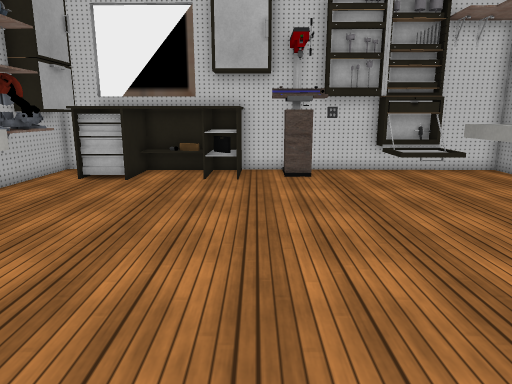
view 1 (above)

16 first-person views from a walk through a scene from a Unity 3-D project. The camera is 1.3 m above the floor, tilts 12° down and sees 70° across. The floor is counted in squares, 0.5 m on a side. Each view is taken from the middle of a square. On the plan, view 1 faces up. The plan holds only what a view shows up to about 20 squares ahead; the rest is blank. The place goes on beyond the plan. The player is left out. Some surface patterns are stand-ins.

view 2
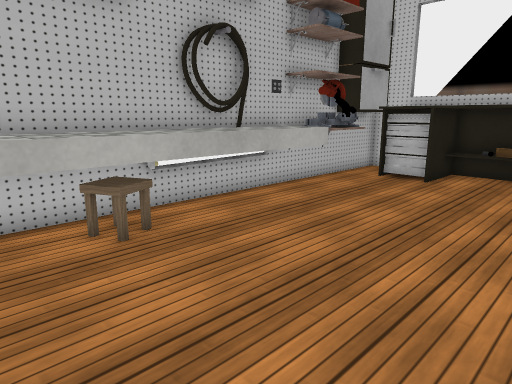

view 3
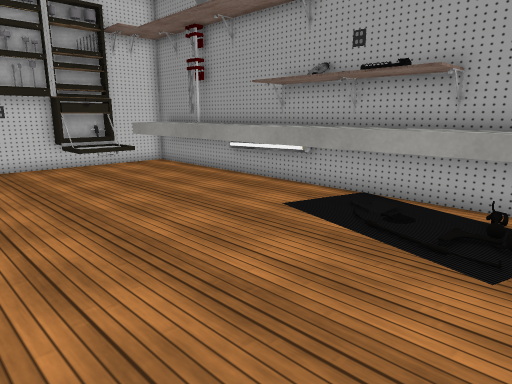

view 4
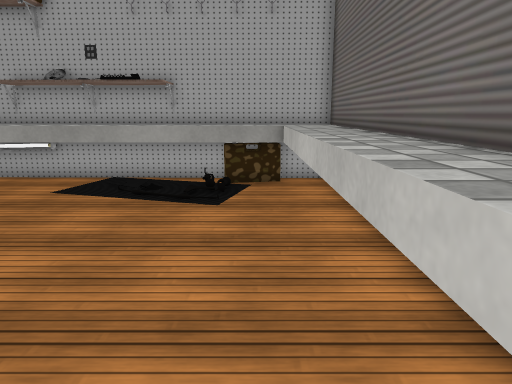

view 5
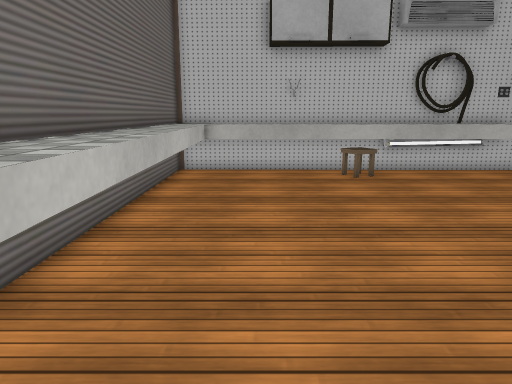

view 6
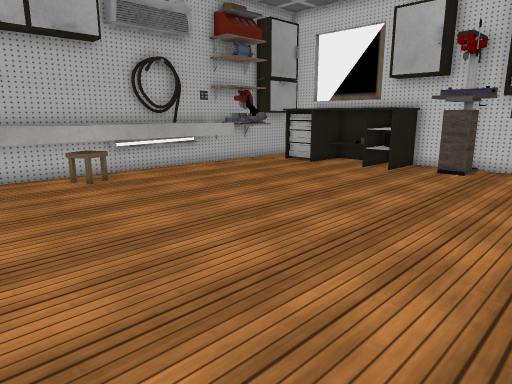

view 7
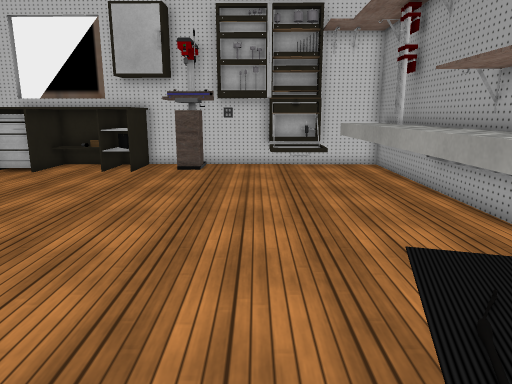

view 8
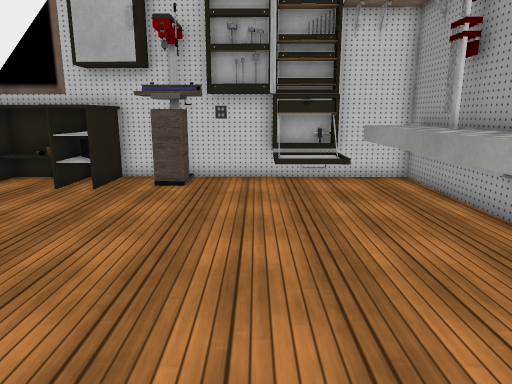

view 9
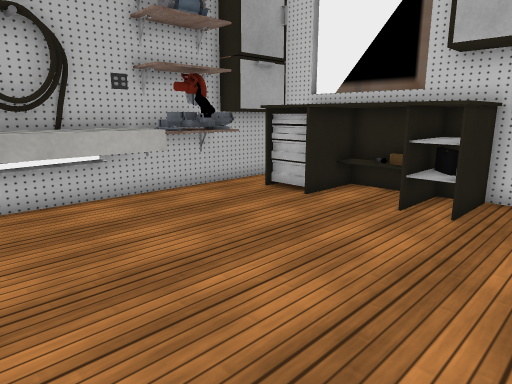

view 10
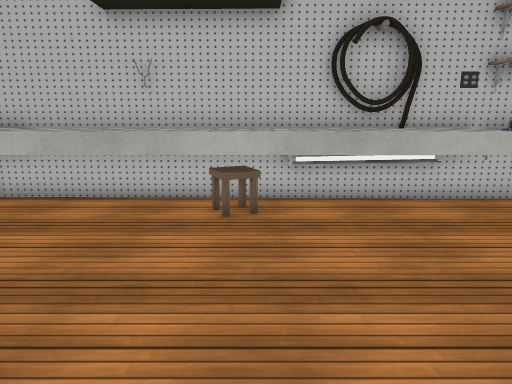

view 11
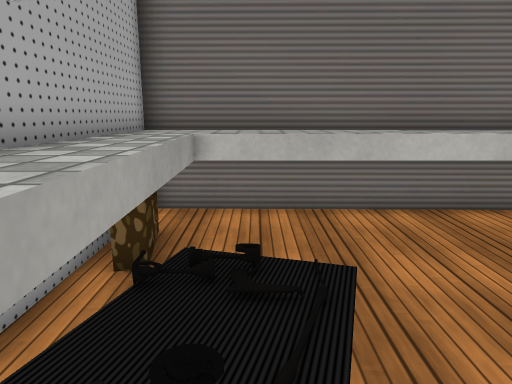

view 12
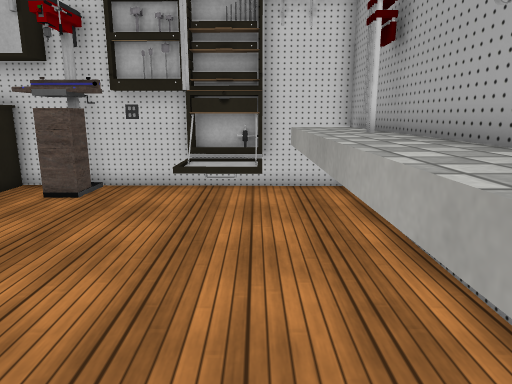

view 13
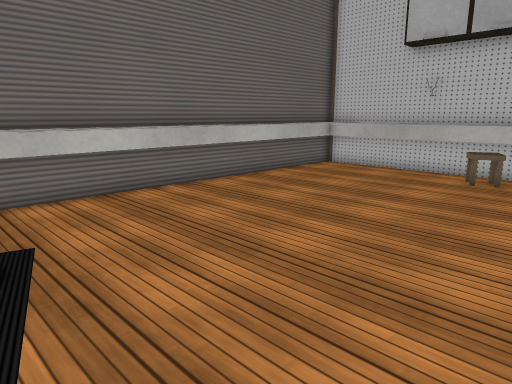

view 14
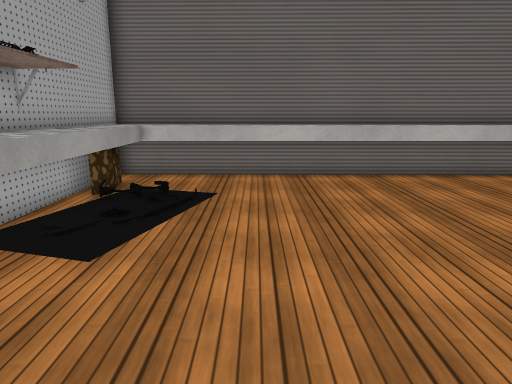

view 15
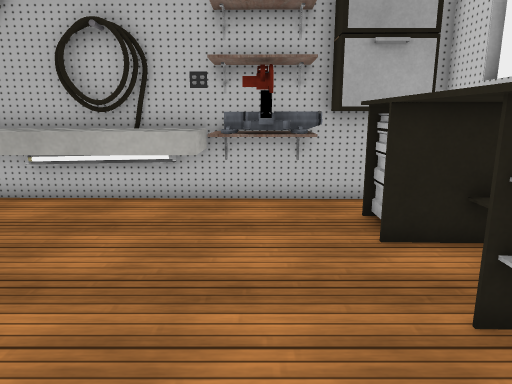

view 16
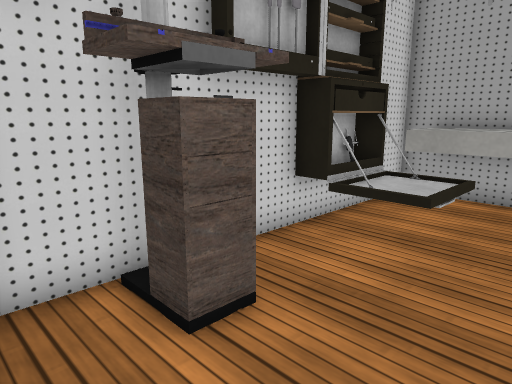

### Floor plan
Key: @ floor where view 1 was taken; # wall or solid block; . main floor; : floor 0.5 m higher than the main floor; ^ raised ledge; L locker; T table; S shelf; A stool; C carpet.
Columns run from 9 left of view 1 to 11 right of it. Each row starts with its distance up from view 1.
 18 ########## #####
 17 #LTTTTTTT  #LLLLLL###
 16 LLT TTTTT ###..LLL^^^
 15 LLTTTTTTT ###..L:L^^^
 14 ## ............LLL^^^
 13 ##S...............^^#
 12 ###...............^^^
 11 ##S...............^^^
 10 ^^^...............^^^
  9 ^^^...............^^^
  8 #^^...............^^#
  7 #^^...............###
  6 ^^^...............###
  5 ^^^...............###
  4 ^^^...............###
  3 ^^A...............###
  2 ^^^...............###
  1 ^^^...............CC#
  0 ^^^......@........C^#
 -1 ^^^...............C^#
 -2 ^^^...............C^#
 -3 ^^^^^^^^^^^^^^^^^^^^#
 -4 ^^ ^^^^^^^^^^^^^^^^^#
 -5 ###########^^^^^^^^^^

Where each view was taken, in squares from view 1:
view 1: 0 up, 0 right, facing up
view 2: 0 up, 0 right, facing up-left
view 3: 2 down, 0 right, facing up-right
view 4: 2 down, 4 left, facing right
view 5: 1 down, 8 right, facing left
view 6: 2 down, 7 right, facing up-left
view 7: 2 down, 5 right, facing up
view 8: 2 up, 5 right, facing up
view 9: 5 up, 2 right, facing up-left
view 10: 4 up, 2 right, facing left
view 11: 5 up, 8 right, facing down
view 12: 4 up, 8 right, facing up
view 13: 7 up, 8 right, facing down-left
view 14: 11 up, 5 right, facing down
view 15: 12 up, 2 right, facing left
view 16: 12 up, 1 left, facing up-right
